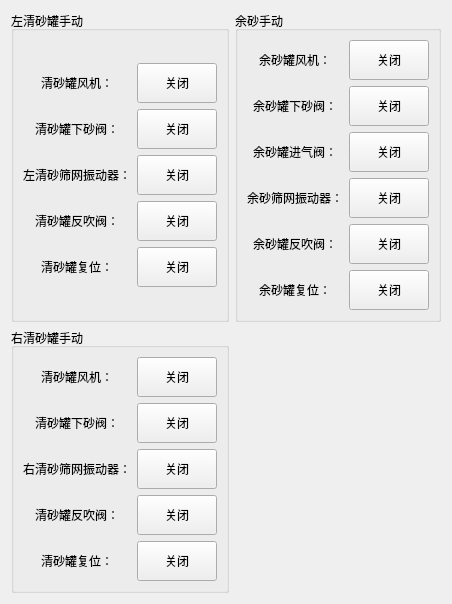
     <widget class="QWidget" name="tab_13">
      <attribute name="title">
       <string>清砂系统</string>
      </attribute>
      <layout class="QVBoxLayout" name="verticalLayout_36">
       <item>
        <layout class="QVBoxLayout" name="verticalLayout_35">
         <item>
          <layout class="QHBoxLayout" name="horizontalLayout_19">
           <item>
            <widget class="QGroupBox" name="groupBox_15">
             <property name="title">
              <string>左清砂罐手动</string>
             </property>
             <layout class="QVBoxLayout" name="verticalLayout_33">
              <item>
               <layout class="QGridLayout" name="gridLayout_28">
                <item row="0" column="0">
                 <widget class="QLabel" name="label_110">
                  <property name="text">
                   <string>清砂罐风机：</string>
                  </property>
                  <property name="alignment">
                   <set>Qt::AlignCenter</set>
                  </property>
                 </widget>
                </item>
                <item row="0" column="1">
                 <widget class="QPushButton" name="btnSandCleaningTankBlower">
                  <property name="minimumSize">
                   <size>
                    <width>80</width>
                    <height>40</height>
                   </size>
                  </property>
                  <property name="maximumSize">
                   <size>
                    <width>80</width>
                    <height>40</height>
                   </size>
                  </property>
                  <property name="text">
                   <string>关闭</string>
                  </property>
                 </widget>
                </item>
                <item row="1" column="0">
                 <widget class="QLabel" name="label_111">
                  <property name="text">
                   <string>清砂罐下砂阀：</string>
                  </property>
                  <property name="alignment">
                   <set>Qt::AlignCenter</set>
                  </property>
                 </widget>
                </item>
                <item row="1" column="1">
                 <widget class="QPushButton" name="btnSandCleaningTankDischargeValve">
                  <property name="minimumSize">
                   <size>
                    <width>80</width>
                    <height>40</height>
                   </size>
                  </property>
                  <property name="maximumSize">
                   <size>
                    <width>80</width>
                    <height>40</height>
                   </size>
                  </property>
                  <property name="text">
                   <string>关闭</string>
                  </property>
                 </widget>
                </item>
                <item row="2" column="0">
                 <widget class="QLabel" name="label_112">
                  <property name="text">
                   <string>左清砂筛网振动器：</string>
                  </property>
                  <property name="alignment">
                   <set>Qt::AlignCenter</set>
                  </property>
                 </widget>
                </item>
                <item row="2" column="1">
                 <widget class="QPushButton" name="pushButton_39">
                  <property name="minimumSize">
                   <size>
                    <width>80</width>
                    <height>40</height>
                   </size>
                  </property>
                  <property name="maximumSize">
                   <size>
                    <width>80</width>
                    <height>40</height>
                   </size>
                  </property>
                  <property name="text">
                   <string>关闭</string>
                  </property>
                 </widget>
                </item>
                <item row="3" column="0">
                 <widget class="QLabel" name="label_113">
                  <property name="text">
                   <string>清砂罐反吹阀：</string>
                  </property>
                  <property name="alignment">
                   <set>Qt::AlignCenter</set>
                  </property>
                 </widget>
                </item>
                <item row="3" column="1">
                 <widget class="QPushButton" name="pushButton_40">
                  <property name="minimumSize">
                   <size>
                    <width>80</width>
                    <height>40</height>
                   </size>
                  </property>
                  <property name="maximumSize">
                   <size>
                    <width>80</width>
                    <height>40</height>
                   </size>
                  </property>
                  <property name="text">
                   <string>关闭</string>
                  </property>
                 </widget>
                </item>
                <item row="4" column="0">
                 <widget class="QLabel" name="label_114">
                  <property name="text">
                   <string>清砂罐复位：</string>
                  </property>
                  <property name="alignment">
                   <set>Qt::AlignCenter</set>
                  </property>
                 </widget>
                </item>
                <item row="4" column="1">
                 <widget class="QPushButton" name="pushButton_41">
                  <property name="minimumSize">
                   <size>
                    <width>80</width>
                    <height>40</height>
                   </size>
                  </property>
                  <property name="maximumSize">
                   <size>
                    <width>80</width>
                    <height>40</height>
                   </size>
                  </property>
                  <property name="text">
                   <string>关闭</string>
                  </property>
                 </widget>
                </item>
               </layout>
              </item>
             </layout>
            </widget>
           </item>
           <item>
            <widget class="QGroupBox" name="groupBox_17">
             <property name="title">
              <string>余砂手动</string>
             </property>
             <layout class="QGridLayout" name="gridLayout_18">
              <item row="0" column="0">
               <layout class="QGridLayout" name="gridLayout_17">
                <item row="0" column="0">
                 <widget class="QLabel" name="label_120">
                  <property name="text">
                   <string>余砂罐风机：</string>
                  </property>
                  <property name="alignment">
                   <set>Qt::AlignCenter</set>
                  </property>
                 </widget>
                </item>
                <item row="0" column="1">
                 <widget class="QPushButton" name="pushButton_47">
                  <property name="minimumSize">
                   <size>
                    <width>80</width>
                    <height>40</height>
                   </size>
                  </property>
                  <property name="maximumSize">
                   <size>
                    <width>80</width>
                    <height>40</height>
                   </size>
                  </property>
                  <property name="text">
                   <string>关闭</string>
                  </property>
                 </widget>
                </item>
                <item row="1" column="0">
                 <widget class="QLabel" name="label_121">
                  <property name="text">
                   <string>余砂罐下砂阀：</string>
                  </property>
                  <property name="alignment">
                   <set>Qt::AlignCenter</set>
                  </property>
                 </widget>
                </item>
                <item row="1" column="1">
                 <widget class="QPushButton" name="pushButton_48">
                  <property name="minimumSize">
                   <size>
                    <width>80</width>
                    <height>40</height>
                   </size>
                  </property>
                  <property name="maximumSize">
                   <size>
                    <width>80</width>
                    <height>40</height>
                   </size>
                  </property>
                  <property name="text">
                   <string>关闭</string>
                  </property>
                 </widget>
                </item>
                <item row="2" column="0">
                 <widget class="QLabel" name="label_122">
                  <property name="text">
                   <string>余砂罐进气阀：</string>
                  </property>
                  <property name="alignment">
                   <set>Qt::AlignCenter</set>
                  </property>
                 </widget>
                </item>
                <item row="2" column="1">
                 <widget class="QPushButton" name="pushButton_49">
                  <property name="minimumSize">
                   <size>
                    <width>80</width>
                    <height>40</height>
                   </size>
                  </property>
                  <property name="maximumSize">
                   <size>
                    <width>80</width>
                    <height>40</height>
                   </size>
                  </property>
                  <property name="text">
                   <string>关闭</string>
                  </property>
                 </widget>
                </item>
                <item row="3" column="0">
                 <widget class="QLabel" name="label_123">
                  <property name="text">
                   <string>余砂筛网振动器：</string>
                  </property>
                  <property name="alignment">
                   <set>Qt::AlignCenter</set>
                  </property>
                 </widget>
                </item>
                <item row="3" column="1">
                 <widget class="QPushButton" name="pushButton_50">
                  <property name="minimumSize">
                   <size>
                    <width>80</width>
                    <height>40</height>
                   </size>
                  </property>
                  <property name="maximumSize">
                   <size>
                    <width>80</width>
                    <height>40</height>
                   </size>
                  </property>
                  <property name="text">
                   <string>关闭</string>
                  </property>
                 </widget>
                </item>
                <item row="4" column="0">
                 <widget class="QLabel" name="label_124">
                  <property name="text">
                   <string>余砂罐反吹阀：</string>
                  </property>
                  <property name="alignment">
                   <set>Qt::AlignCenter</set>
                  </property>
                 </widget>
                </item>
                <item row="4" column="1">
                 <widget class="QPushButton" name="pushButton_51">
                  <property name="minimumSize">
                   <size>
                    <width>80</width>
                    <height>40</height>
                   </size>
                  </property>
                  <property name="maximumSize">
                   <size>
                    <width>80</width>
                    <height>40</height>
                   </size>
                  </property>
                  <property name="text">
                   <string>关闭</string>
                  </property>
                 </widget>
                </item>
                <item row="5" column="0">
                 <widget class="QLabel" name="label_125">
                  <property name="text">
                   <string>余砂罐复位：</string>
                  </property>
                  <property name="alignment">
                   <set>Qt::AlignCenter</set>
                  </property>
                 </widget>
                </item>
                <item row="5" column="1">
                 <widget class="QPushButton" name="pushButton_52">
                  <property name="minimumSize">
                   <size>
                    <width>80</width>
                    <height>40</height>
                   </size>
                  </property>
                  <property name="maximumSize">
                   <size>
                    <width>80</width>
                    <height>40</height>
                   </size>
                  </property>
                  <property name="text">
                   <string>关闭</string>
                  </property>
                 </widget>
                </item>
               </layout>
              </item>
             </layout>
            </widget>
           </item>
          </layout>
         </item>
         <item>
          <layout class="QHBoxLayout" name="horizontalLayout_20" stretch="1,2">
           <item>
            <widget class="QGroupBox" name="groupBox_16">
             <property name="title">
              <string>右清砂罐手动</string>
             </property>
             <layout class="QVBoxLayout" name="verticalLayout_34">
              <item>
               <layout class="QGridLayout" name="gridLayout_29">
                <item row="0" column="0">
                 <widget class="QLabel" name="label_115">
                  <property name="text">
                   <string>清砂罐风机：</string>
                  </property>
                  <property name="alignment">
                   <set>Qt::AlignCenter</set>
                  </property>
                 </widget>
                </item>
                <item row="0" column="1">
                 <widget class="QPushButton" name="pushButton_42">
                  <property name="minimumSize">
                   <size>
                    <width>80</width>
                    <height>40</height>
                   </size>
                  </property>
                  <property name="maximumSize">
                   <size>
                    <width>100</width>
                    <height>50</height>
                   </size>
                  </property>
                  <property name="text">
                   <string>关闭</string>
                  </property>
                 </widget>
                </item>
                <item row="1" column="0">
                 <widget class="QLabel" name="label_116">
                  <property name="text">
                   <string>清砂罐下砂阀：</string>
                  </property>
                  <property name="alignment">
                   <set>Qt::AlignCenter</set>
                  </property>
                 </widget>
                </item>
                <item row="1" column="1">
                 <widget class="QPushButton" name="pushButton_43">
                  <property name="minimumSize">
                   <size>
                    <width>80</width>
                    <height>40</height>
                   </size>
                  </property>
                  <property name="maximumSize">
                   <size>
                    <width>100</width>
                    <height>50</height>
                   </size>
                  </property>
                  <property name="text">
                   <string>关闭</string>
                  </property>
                 </widget>
                </item>
                <item row="2" column="0">
                 <widget class="QLabel" name="label_117">
                  <property name="text">
                   <string>右清砂筛网振动器：</string>
                  </property>
                  <property name="alignment">
                   <set>Qt::AlignCenter</set>
                  </property>
                 </widget>
                </item>
                <item row="2" column="1">
                 <widget class="QPushButton" name="pushButton_44">
                  <property name="minimumSize">
                   <size>
                    <width>80</width>
                    <height>40</height>
                   </size>
                  </property>
                  <property name="maximumSize">
                   <size>
                    <width>100</width>
                    <height>50</height>
                   </size>
                  </property>
                  <property name="text">
                   <string>关闭</string>
                  </property>
                 </widget>
                </item>
                <item row="3" column="0">
                 <widget class="QLabel" name="label_118">
                  <property name="text">
                   <string>清砂罐反吹阀：</string>
                  </property>
                  <property name="alignment">
                   <set>Qt::AlignCenter</set>
                  </property>
                 </widget>
                </item>
                <item row="3" column="1">
                 <widget class="QPushButton" name="pushButton_45">
                  <property name="minimumSize">
                   <size>
                    <width>80</width>
                    <height>40</height>
                   </size>
                  </property>
                  <property name="maximumSize">
                   <size>
                    <width>100</width>
                    <height>50</height>
                   </size>
                  </property>
                  <property name="text">
                   <string>关闭</string>
                  </property>
                 </widget>
                </item>
                <item row="4" column="0">
                 <widget class="QLabel" name="label_119">
                  <property name="text">
                   <string>清砂罐复位：</string>
                  </property>
                  <property name="alignment">
                   <set>Qt::AlignCenter</set>
                  </property>
                 </widget>
                </item>
                <item row="4" column="1">
                 <widget class="QPushButton" name="pushButton_46">
                  <property name="minimumSize">
                   <size>
                    <width>80</width>
                    <height>40</height>
                   </size>
                  </property>
                  <property name="maximumSize">
                   <size>
                    <width>100</width>
                    <height>50</height>
                   </size>
                  </property>
                  <property name="text">
                   <string>关闭</string>
                  </property>
                 </widget>
                </item>
               </layout>
              </item>
             </layout>
            </widget>
           </item>
           <item>
            <spacer name="horizontalSpacer_23">
             <property name="orientation">
              <enum>Qt::Horizontal</enum>
             </property>
             <property name="sizeHint" stdset="0">
              <size>
               <width>40</width>
               <height>20</height>
              </size>
             </property>
            </spacer>
           </item>
          </layout>
         </item>
        </layout>
       </item>
      </layout>
     </widget>
